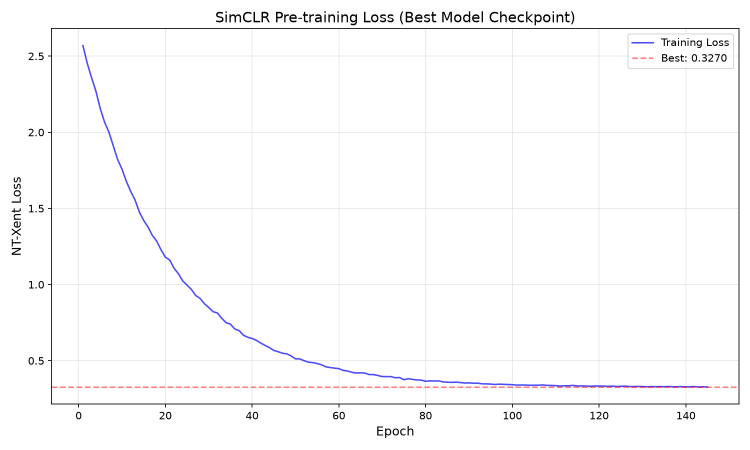
#> input picture model_archive/pretraining_loss.png, 1500 x 900 px, found by its file name (shown at 1/2 size)
$ python extract_loss_csv.py
#> lines starting #> are read from the running program, lines starting #| are printed output that depends on the picture; after the words box and inside, x2 and y2 are one past the last pixel; in counts of white or black regions, pixels touching at a corner belong together
import os
from pathlib import Path
from PIL import Image
import numpy as np
import pandas as pd

def extract_loss_csv():
    img_path = Path("embedding_pretrain/results_20260725_095428/pretraining_loss.png")
    if not img_path.exists():
        print(f"Error: {img_path} not found")
        return

    img = Image.open(img_path).convert('RGB')
    arr = np.array(img)
    r, g, b = arr[:,:,0], arr[:,:,1], arr[:,:,2]

    # Blue curve mask: dominant blue color
    blue_mask = (b.astype(int) - r.astype(int) > 40) & (b.astype(int) - g.astype(int) > 40)
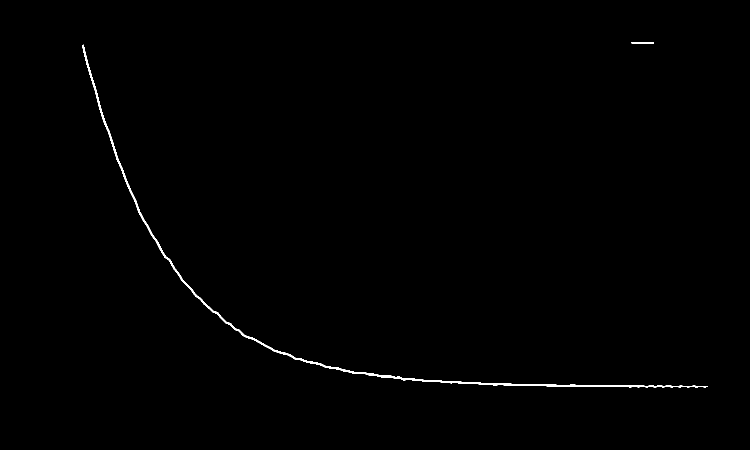
#> blue_mask: shape (900, 1500) bool (shown at 1/2 size); 0.43% white; 2 white regions, box (x1, y1, x2, y2) and area: (164, 89, 1416, 776) 5639, (1263, 84, 1308, 87) 135

    # 500 Epochs mapping:
    # Tick 0 (0 epochs): x = 145.5
    # Tick 5 (500 epochs): x = 1413.5
    # Step = (1413.5 - 145.5) / 500 = 2.536 pixels / epoch
    records = []
    for epoch in range(1, 501):
        x_center = 145.5 + 2.536 * epoch
        x_low = int(np.floor(x_center - 0.5))
        x_high = int(np.ceil(x_center + 0.5))

        ys = []
        for x in range(max(86, x_low), min(1478, x_high + 1)):
            y_pts = np.where(blue_mask[:, x])[0]
            ys.extend(y_pts)

        if len(ys) > 0:
            y_avg = np.mean(ys)
        else:
            y_avg = np.nan

        records.append({'epoch': int(epoch), 'y_pixel': y_avg})
#> after the loop, records = 500 items

    df = pd.DataFrame(records)
#> df = table of 500 rows and 2 columns
    df['y_pixel'] = df['y_pixel'].interpolate(method='linear').bfill().ffill()

    # Y Axis mapping:
    # Y Tick at y=732.5 corresponds to Loss = 0.60
    # 960 pixels correspond to 1.0 loss unit (96 pixels per 0.1 loss)
    # Loss(y) = 0.60 - (y_pixel - 732.5) / 960.0
    df['loss'] = 0.60 - (df['y_pixel'] - 732.5) / 960.0

    # Clean DataFrame to keep epoch and loss (rounded to 6 decimal places)
    df_clean = pd.DataFrame({
        'epoch': df['epoch'].astype(int),
        'loss': df['loss'].round(6)
    })
#> df_clean = table of 500 rows and 2 columns

    # Save to CSV in results directory and top-level embedding_pretrain directory
    out_dir = img_path.parent
    csv_results_path = out_dir / "pretraining_loss.csv"
    csv_main_path = img_path.parent.parent / "pretraining_loss.csv"

#> (the run stopped early here; a loop or call above may not have finished)
